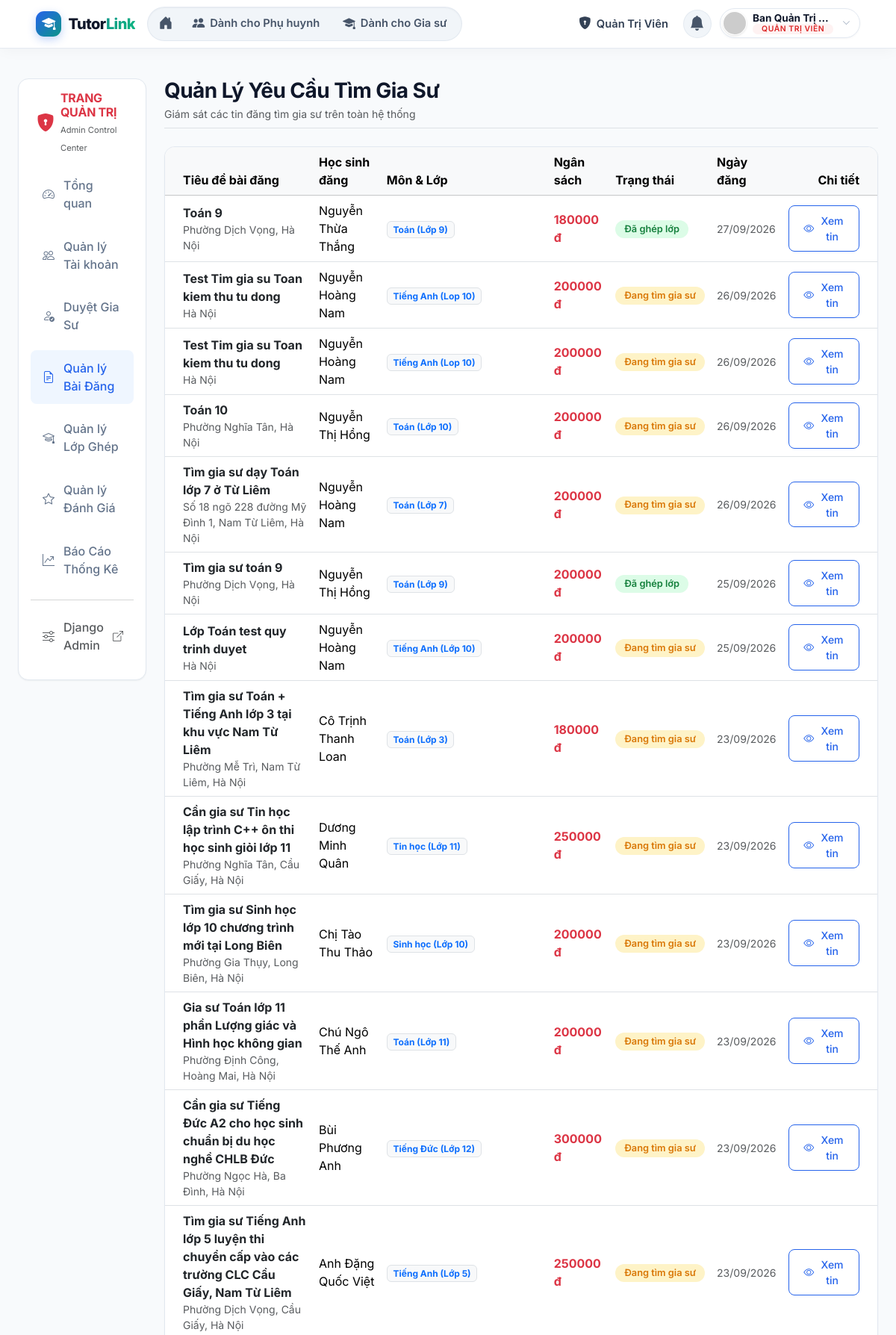
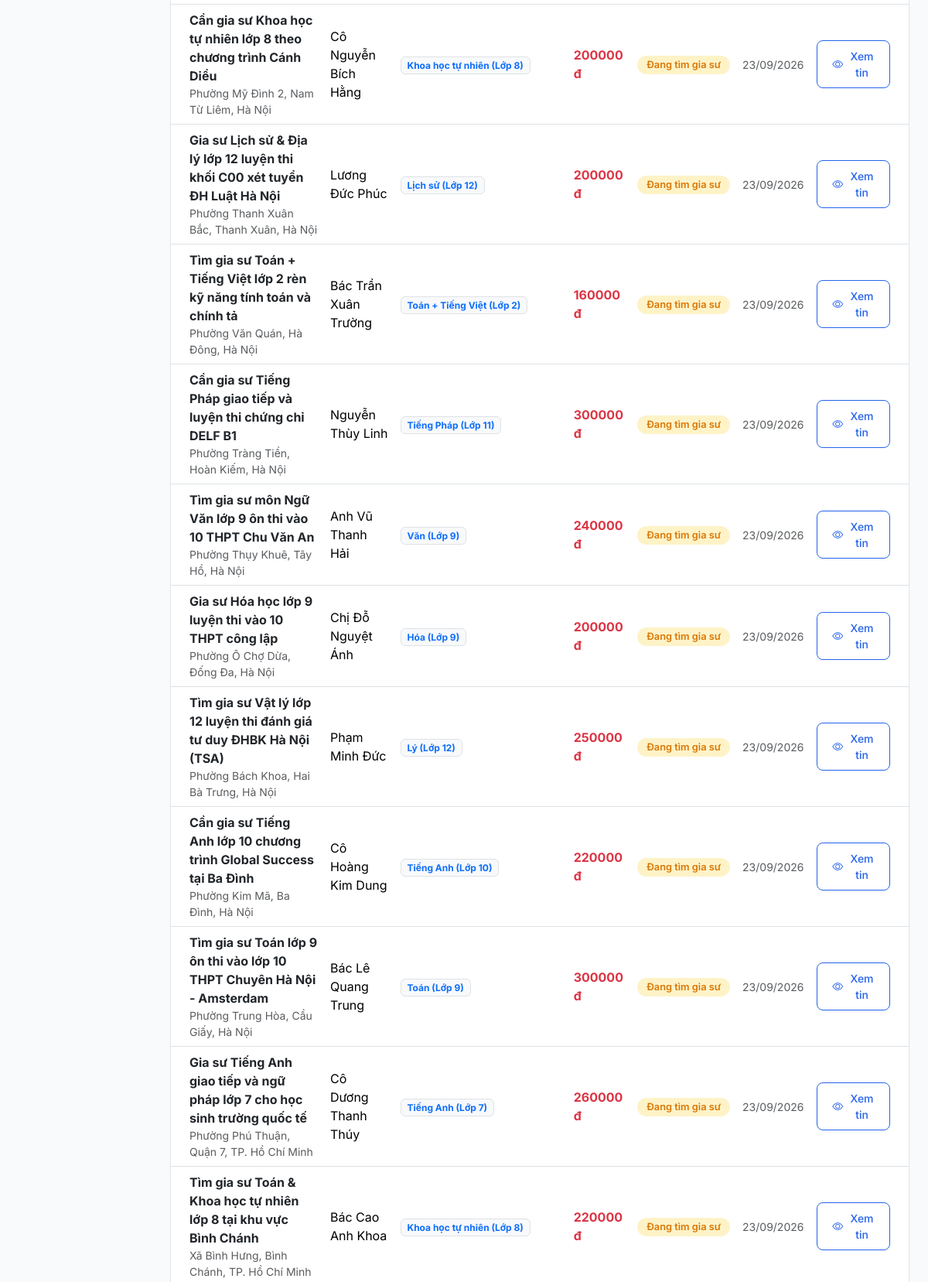
/admin-dashboard/posts/ (signed in, upper part), run on the app's committed database (2 pictures, top to bottom).
### accounts/models.py (models this page shows, shortened)
class UserProfile(models.Model):
    ROLE_CHOICES = [
        ('student', 'Học sinh'),
        ('tutor', 'Gia sư'),
        ('admin', 'Quản trị viên'),
    ]
    user = models.OneToOneField(User, on_delete=models.CASCADE, related_name='profile')
    role = models.CharField(max_length=20, choices=ROLE_CHOICES, default='student')
    full_name = models.CharField('Họ và tên', max_length=150, blank=True)
    phone = models.CharField('Số điện thoại', max_length=20, blank=True)
    address = models.CharField('Địa chỉ', max_length=255, blank=True)
    avatar = models.ImageField('Ảnh đại diện', upload_to='avatars/', null=True, blank=True)
    bio = models.TextField('Giới thiệu ngắn', blank=True)
    is_locked = models.BooleanField('Đang bị khóa', default=False)
    created_at = models.DateTimeField(auto_now_add=True)
    @property
    def is_student(self):
        return self.role == 'student'
    @property
    def is_tutor(self):
        return self.role == 'tutor'
    @property
    def is_admin_user(self):
        return self.role == 'admin' or self.user.is_superuser or self.user.is_staff
    def get_avatar_url(self):
        if self.avatar and hasattr(self.avatar, 'url'):
            return self.avatar.url
        name = self.full_name or self.user.username
        return f"https://ui-avatars.com/api/?name={name}&background=2563eb&color=fff&size=128"

### class_requests/models.py (models this page shows, shortened)
class ClassRequest(models.Model):
    STATUS_CHOICES = [
        ('pending', 'Đang tìm gia sư'),
        ('accepted', 'Đã ghép lớp'),
        ('closed', 'Đã đóng bài'),
        ('cancelled', 'Đã hủy'),
    ]
    TEACHING_METHOD_CHOICES = [
        ('online', 'Trực tuyến (Online)'),
        ('offline', 'Trực tiếp (Offline)'),
        ('both', 'Linh hoạt Online/Offline'),
    ]
    BUDGET_TYPE_CHOICES = [
        ('per_session', 'VNĐ / Buổi'),
        ('per_hour', 'VNĐ / Giờ'),
        ('per_month', 'VNĐ / Tháng'),
    ]
    student = models.ForeignKey(User, on_delete=models.CASCADE, related_name='class_requests')
    title = models.CharField('Tiêu đề bài đăng', max_length=200)
    subject = models.ForeignKey(Subject, on_delete=models.SET_NULL, null=True, related_name='class_requests')
    grade = models.CharField('Khối lớp / Trình độ', max_length=50, default='Lớp 10')
    location = models.CharField('Khu vực học', max_length=150, default='Hà Nội')
    budget = models.IntegerField('Mức thù lao dự kiến', default=200000)
    budget_type = models.CharField('Đơn vị ngân sách', max_length=20, choices=BUDGET_TYPE_CHOICES, default='per_session')
    sessions_per_week = models.CharField('Số buổi / tuần', max_length=50, default='2-3 buổi/tuần', blank=True)
    schedule = models.CharField('Thời gian có thể học', max_length=200)
    teaching_method = models.CharField('Hình thức học', max_length=20, choices=TEACHING_METHOD_CHOICES, default='both')
    description = models.TextField('Mô tả chi tiết yêu cầu')
    status = models.CharField('Trạng thái', max_length=20, choices=STATUS_CHOICES, default='pending')
    created_at = models.DateTimeField(auto_now_add=True)
    updated_at = models.DateTimeField(auto_now=True)
    class Meta:
        verbose_name = 'Yêu cầu tìm gia sư'
        verbose_name_plural = 'Danh sách yêu cầu tìm gia sư'
        ordering = ['-created_at']

### tutors/models.py (models this page shows, shortened)
class Subject(models.Model):
    CATEGORY_CHOICES = [
        ('pho_thong', 'Môn phổ thông'),
        ('ngoai_ngu', 'Môn ngoại ngữ'),
        ('the_thao_nghe_thuat', 'Thể thao & Nghệ thuật'),
    ]
    name = models.CharField('Tên môn học', max_length=100, unique=True)
    slug = models.SlugField(max_length=100, unique=True, blank=True)
    category = models.CharField('Nhóm môn học', max_length=50, choices=CATEGORY_CHOICES, default='pho_thong')
    icon = models.CharField('Icon Bootstrap', max_length=50, default='bi-book')
    description = models.TextField('Mô tả môn học', blank=True)
    order = models.IntegerField('Thứ tự hiển thị', default=0)
    class Meta:
        verbose_name = 'Môn học'
        verbose_name_plural = 'Danh sách Môn học'
        ordering = ['category', 'order', 'name']

### dashboard/views.py (the view)
# urls.py: path('admin-dashboard/posts/', views.admin_posts, name='admin_posts'),
@login_required
def admin_posts(request):
    if not request.user.profile.is_admin_user:
        return redirect('home')
    posts = ClassRequest.objects.select_related('student', 'subject').order_by('-created_at')
    return render(request, 'dashboard/admin_posts.html', {'posts': posts})

### accounts/context_processors.py (called while the page is built)
def get_subject_groups():
    try:
        from tutors.models import Subject
        return [
            {
                'name': 'Môn phổ thông',
                'category': 'pho_thong',
                'subjects': list(Subject.objects.filter(category='pho_thong').order_by('order', 'id')),
            },
            {
                'name': 'Môn ngoại ngữ',
                'category': 'ngoai_ngu',
                'subjects': list(Subject.objects.filter(category='ngoai_ngu').order_by('order', 'id')),
            },
            {
                'name': 'Thể thao & Nghệ thuật',
                'category': 'the_thao_nghe_thuat',
                'subjects': list(Subject.objects.filter(category='the_thao_nghe_thuat').order_by('order', 'id')),
            },
        ]
    except Exception:
        return []

### templates/dashboard/admin_posts.html (shortened to what this page needs)
{% extends 'dashboard/admin_base.html' %}
{% load static %}
{% block admin_content %}
<div class="d-flex justify-content-between align-items-center mb-4 pb-2 border-bottom">
    <div>
        <h3 class="fw-bold mb-1">Quản Lý Yêu Cầu Tìm Gia Sư</h3>
        <p class="text-muted small mb-0">Giám sát các tin đăng tìm gia sư trên toàn hệ thống</p>
    </div>
</div>
<div class="card card-custom p-0 overflow-hidden">
    <div class="table-responsive">
        <table class="table table-hover align-middle mb-0">
            <thead class="table-light">
                <tr>
                    <th class="ps-4">Tiêu đề bài đăng</th>
                    <th>Học sinh đăng</th>
                    <th>Môn & Lớp</th>
                    <th>Ngân sách</th>
                    <th>Trạng thái</th>
                    <th>Ngày đăng</th>
                    <th class="pe-4 text-end">Chi tiết</th>
                </tr>
            </thead>
            <tbody>
                {% for p in posts %}
                    <tr>
                        <td class="ps-4">
                            <a href="{% url 'class_requests:class_detail' p.id %}" target="_blank" class="fw-bold text-dark text-decoration-none">
                                {{ p.title }}
                            </a>
                            <div class="text-muted small">{{ p.location }}</div>
                        </td>
                        <td>{{ p.student.profile.full_name|default:p.student.username }}</td>
                        <td><span class="badge bg-light text-primary border">{{ p.subject.name }} ({{ p.grade }})</span></td>
                        <td><span class="fw-bold text-danger">{{ p.budget }} đ</span></td>
                        <td>
                            <span class="badge badge-status {% if p.status == 'pending' %}status-pending{% elif p.status == 'accepted' or p.status == 'closed' %}status-accepted{% else %}status-rejected{% endif %}">
                                {{ p.get_status_display }}
                            </span>
                        </td>
                        <td class="text-muted small">{{ p.created_at|date:"d/m/Y" }}</td>
                        <td class="pe-4 text-end">
                            <a href="{% url 'class_requests:class_detail' p.id %}" target="_blank" class="btn btn-outline-primary btn-sm">
                                <i class="bi bi-eye"></i> Xem tin
                            </a>
                        </td>
                    </tr>
                {% empty %}
                    <tr>
                        <td colspan="7" class="text-center py-4 text-muted">Chưa có bài đăng nào.</td>
                    </tr>
                {% endfor %}
            </tbody>
        </table>
    </div>
</div>
{% endblock %}

### templates/base.html (shortened to what this page needs)
{% load static %}
<!DOCTYPE html>
<html lang="vi">
<head>
    <link href="https://cdn.jsdelivr.net/npm/bootstrap@5.3.3/dist/css/bootstrap.min.css" rel="stylesheet">
    <link rel="stylesheet" href="https://cdn.jsdelivr.net/npm/bootstrap-icons@1.11.3/font/bootstrap-icons.min.css">
    <link rel="stylesheet" href="{% static 'css/style.css' %}?v={% now 'U' %}">
</head>
<body>
    <nav class="navbar navbar-expand-lg navbar-tutorlink">
        <div class="container-fluid px-lg-4 px-xl-5">
            <a class="navbar-brand-custom me-2 me-xl-3" href="{% url 'home' %}">
                <div class="brand-badge">
                    <i class="bi bi-mortarboard-fill"></i>
                </div>
                <span class="brand-text">Tutor<span class="brand-accent">Link</span></span>
            </a>
            <div class="collapse navbar-collapse" id="navbarMain">
                <div class="nav-capsule-wrapper me-auto mb-2 mb-lg-0">
                    <div class="nav-capsule">
                        <a class="nav-capsule-item nav-capsule-home {% if request.resolver_match.url_name == 'home' %}active{% endif %}" href="{% url 'home' %}" title="Trang chủ" data-i18n-title="nav_home" aria-label="Trang chủ">
                            <i class="bi bi-house-door-fill"></i>
                        </a>
                        <a class="nav-capsule-item {% if 'tutors' in request.path and not 'admin' in request.path and not 'tutor/profile' in request.path %}active{% endif %}" href="{% url 'tutors:tutor_list' %}">
                            <i class="bi bi-people-fill"></i> <span data-i18n="nav_find_tutor">Dành cho Phụ huynh</span>
                        </a>
                        <a class="nav-capsule-item " href="{% url 'class_requests:class_list' %}">
                            <i class="bi bi-mortarboard-fill"></i> <span data-i18n="nav_classes">Dành cho Gia sư</span>
                        </a>
                    </div>
                </div>
                <ul class="navbar-nav ms-auto align-items-lg-center">
                    {% if user.is_authenticated %}
                        {% if user_profile.is_student %}
                            <li class="nav-item">
                                <a class="nav-action-pill {% if 'dashboard' in request.path %}active{% endif %}" href="{% url 'dashboard:student_dashboard' %}">
                                    <i class="bi bi-grid-fill text-primary"></i> <span data-i18n="nav_dashboard">Bảng điều khiển</span>
                                </a>
                            </li>
                            <li class="nav-item">
                                <a class="nav-action-pill position-relative {% if 'my_posts' in request.path %}active{% endif %}" href="{% url 'class_requests:my_posts' %}">
                                    <i class="bi bi-card-checklist text-primary"></i> <span data-i18n="nav_my_posts">Bài đăng của tôi</span>
                                    {% if pending_applications_count > 0 %}
                                        <span class="badge rounded-pill bg-danger position-absolute top-0 start-100 translate-middle">
                                            {{ pending_applications_count }}
                                        </span>
                                    {% endif %}
                                </a>
                            </li>
                        {% elif user_profile.is_admin_user %}
                            <li class="nav-item">
                                <a class="nav-action-pill text-danger fw-bold position-relative {% if 'dashboard/admin' in request.path %}active{% endif %}" href="{% url 'dashboard:admin_dashboard' %}">
                                    <i class="bi bi-shield-lock-fill"></i> <span data-i18n="nav_admin">Quản Trị Viên</span>
                                </a>
                            </li>
                        {% endif %}
                        <li class="nav-item dropdown ms-lg-1 me-1">
                            <a class="nav-link fb-notif-bell-btn position-relative d-flex align-items-center justify-content-center p-0" href="#" id="fbNotifDropdownBtn" data-bs-toggle="dropdown" data-bs-auto-close="outside" aria-expanded="false" title="Thông báo" data-i18n-title="notif_title">
                                <i class="bi bi-bell-fill fs-5"></i>
                            </a>
                        </li>
                        <li class="nav-item dropdown ms-lg-1">
                            <a class="user-profile-chip text-decoration-none" href="#" data-bs-toggle="dropdown" aria-expanded="false">
                                <img src="{{ user_profile.get_avatar_url }}" alt="avatar" class="user-chip-avatar">
                                <div class="d-none d-lg-flex flex-column text-start">
                                    <span class="user-chip-name text-truncate">{{ user_profile.full_name|default:user.username }}</span>
                                    <span class="badge badge-role {% if user_profile.is_student %}badge-student{% elif user_profile.is_tutor %}badge-tutor{% else %}badge-admin{% endif %}" style="font-size: 0.65rem; padding: 0.12rem 0.45rem;">
                                        {% if user_profile.is_student %}
                                            <span data-i18n="role_student">HỌC SINH</span>
                                        {% elif user_profile.is_tutor %}
                                            <span data-i18n="role_tutor">GIA SƯ</span>
                                        {% else %}
                                            <span data-i18n="role_admin">QUẢN TRỊ VIÊN</span>
                                        {% endif %}
                                    </span>
                                </div>
                                <i class="bi bi-chevron-down user-chip-chevron ms-1"></i>
                            </a>
                        </li>
                    {% endif %}
                </ul>
            </div>
        </div>
    </nav>
    <main>
        {% block content %}{% endblock %}
    </main>
</body>
</html>

### data on the page
UserProfile: full_name "Ban Quản Trị…"
ClassRequest: title "Toán 9", location "Phường Dịch Vọng, Hà Nội", student.profile.full_name "Nguyễn Thừa Thắng", subject.name "Toán", grade "Lớp 9", budget "180000", status "Đã ghép lớp", created_at "27/09/2026"
ClassRequest: title "Test Tim gia su Toan kiem thu tu dong", location "Hà Nội", student.profile.full_name "Nguyễn Hoàng Nam", subject.name "Tiếng Anh", grade "Lop 10", budget "200000", status "Đang tìm gia sư", created_at "26/09/2026"
ClassRequest: title "Test Tim gia su Toan kiem thu tu dong", location "Hà Nội", student.profile.full_name "Nguyễn Hoàng Nam", subject.name "Tiếng Anh", grade "Lop 10", budget "200000", status "Đang tìm gia sư", created_at "26/09/2026"
ClassRequest: title "Toán 10", location "Phường Nghĩa Tân, Hà Nội", student.profile.full_name "Nguyễn Thị Hồng", subject.name "Toán", grade "Lớp 10", budget "200000", status "Đang tìm gia sư", created_at "26/09/2026"
ClassRequest: title "Tìm gia sư dạy Toán lớp 7 ở Từ Liêm", location "Số 18 ngõ 228 đường Mỹ Đình 1, Nam Từ Liêm, Hà Nội", student.profile.full_name "Nguyễn Hoàng Nam", subject.name "Toán", grade "Lớp 7", budget "200000", status "Đang tìm gia sư", created_at "26/09/2026"
ClassRequest: title "Tìm gia sư toán 9", location "Phường Dịch Vọng, Hà Nội", student.profile.full_name "Nguyễn Thị Hồng", subject.name "Toán", grade "Lớp 9", budget "200000", status "Đã ghép lớp", created_at "25/09/2026"
ClassRequest: title "Lớp Toán test quy trinh duyet", location "Hà Nội", student.profile.full_name "Nguyễn Hoàng Nam", subject.name "Tiếng Anh", grade "Lớp 10", budget "200000", status "Đang tìm gia sư", created_at "25/09/2026"
ClassRequest: title "Tìm gia sư Toán + Tiếng Anh lớp 3 tại khu vực Nam Từ Liêm", location "Phường Mễ Trì, Nam Từ Liêm, Hà Nội", student.profile.full_name "Cô Trịnh Thanh Loan", subject.name "Toán", grade "Lớp 3", budget "180000", status "Đang tìm gia sư", created_at "23/09/2026"
ClassRequest: title "Cần gia sư Tin học lập trình C++ ôn thi học sinh giỏi lớp 11", location "Phường Nghĩa Tân, Cầu Giấy, Hà Nội", student.profile.full_name "Dương Minh Quân", subject.name "Tin học", grade "Lớp 11", budget "250000", status "Đang tìm gia sư", created_at "23/09/2026"
ClassRequest: title "Tìm gia sư Sinh học lớp 10 chương trình mới tại Long Biên", location "Phường Gia Thụy, Long Biên, Hà Nội", student.profile.full_name "Chị Tào Thu Thảo", subject.name "Sinh học", grade "Lớp 10", budget "200000", status "Đang tìm gia sư", created_at "23/09/2026"
ClassRequest: title "Gia sư Toán lớp 11 phần Lượng giác và Hình học không gian", location "Phường Định Công, Hoàng Mai, Hà Nội", student.profile.full_name "Chú Ngô Thế Anh", subject.name "Toán", grade "Lớp 11", budget "200000", status "Đang tìm gia sư", created_at "23/09/2026"
ClassRequest: title "Cần gia sư Tiếng Đức A2 cho học sinh chuẩn bị du học nghề CHLB Đức", location "Phường Ngọc Hà, Ba Đình, Hà Nội", student.profile.full_name "Bùi Phương Anh", subject.name "Tiếng Đức", grade "Lớp 12", budget "300000", status "Đang tìm gia sư", created_at "23/09/2026"
ClassRequest: title "Tìm gia sư Tiếng Anh lớp 5 luyện thi chuyển cấp vào các trường CLC Cầu Giấy, Nam Từ Liêm", location "Phường Dịch Vọng, Cầu Giấy, Hà Nội", student.profile.full_name "Anh Đặng Quốc Việt", subject.name "Tiếng Anh", grade "Lớp 5", budget "250000", status "Đang tìm gia sư", created_at "23/09/2026"
ClassRequest: title "Cần gia sư Khoa học tự nhiên lớp 8 theo chương trình Cánh Diều", location "Phường Mỹ Đình 2, Nam Từ Liêm, Hà Nội", student.profile.full_name "Cô Nguyễn Bích Hằng", subject.name "Khoa học tự nhiên", grade "Lớp 8", budget "200000", status "Đang tìm gia sư", created_at "23/09/2026"
ClassRequest: title "Gia sư Lịch sử & Địa lý lớp 12 luyện thi khối C00 xét tuyển ĐH Luật Hà Nội", location "Phường Thanh Xuân Bắc, Thanh Xuân, Hà Nội", student.profile.full_name "Lương Đức Phúc", subject.name "Lịch sử", grade "Lớp 12", budget "200000", status "Đang tìm gia sư", created_at "23/09/2026"
ClassRequest: title "Tìm gia sư Toán + Tiếng Việt lớp 2 rèn kỹ năng tính toán và chính tả", location "Phường Văn Quán, Hà Đông, Hà Nội", student.profile.full_name "Bác Trần Xuân Trường", subject.name "Toán + Tiếng Việt", grade "Lớp 2", budget "160000", status "Đang tìm gia sư", created_at "23/09/2026"
ClassRequest: title "Cần gia sư Tiếng Pháp giao tiếp và luyện thi chứng chỉ DELF B1", location "Phường Tràng Tiền, Hoàn Kiếm, Hà Nội", student.profile.full_name "Nguyễn Thùy Linh", subject.name "Tiếng Pháp", grade "Lớp 11", budget "300000", status "Đang tìm gia sư", created_at "23/09/2026"
ClassRequest: title "Tìm gia sư môn Ngữ Văn lớp 9 ôn thi vào 10 THPT Chu Văn An", location "Phường Thụy Khuê, Tây Hồ, Hà Nội", student.profile.full_name "Anh Vũ Thanh Hải", subject.name "Văn", grade "Lớp 9", budget "240000", status "Đang tìm gia sư", created_at "23/09/2026"
ClassRequest: title "Gia sư Hóa học lớp 9 luyện thi vào 10 THPT công lập", location "Phường Ô Chợ Dừa, Đống Đa, Hà Nội", student.profile.full_name "Chị Đỗ Nguyệt Ánh", subject.name "Hóa", grade "Lớp 9", budget "200000", status "Đang tìm gia sư", created_at "23/09/2026"
ClassRequest: title "Tìm gia sư Vật lý lớp 12 luyện thi đánh giá tư duy ĐHBK Hà Nội (TSA)", location "Phường Bách Khoa, Hai Bà Trưng, Hà Nội", student.profile.full_name "Phạm Minh Đức", subject.name "Lý", grade "Lớp 12", budget "250000", status "Đang tìm gia sư", created_at "23/09/2026"
ClassRequest: title "Cần gia sư Tiếng Anh lớp 10 chương trình Global Success tại Ba Đình", location "Phường Kim Mã, Ba Đình, Hà Nội", student.profile.full_name "Cô Hoàng Kim Dung", subject.name "Tiếng Anh", grade "Lớp 10", budget "220000", status "Đang tìm gia sư", created_at "23/09/2026"
ClassRequest: title "Tìm gia sư Toán lớp 9 ôn thi vào lớp 10 THPT Chuyên Hà Nội - Amsterdam", location "Phường Trung Hòa, Cầu Giấy, Hà Nội", student.profile.full_name "Bác Lê Quang Trung", subject.name "Toán", grade "Lớp 9", budget "300000", status "Đang tìm gia sư", created_at "23/09/2026"
ClassRequest: title "Gia sư Tiếng Anh giao tiếp và ngữ pháp lớp 7 cho học sinh trường quốc tế", location "Phường Phú Thuận, Quận 7, TP. Hồ Chí Minh", student.profile.full_name "Cô Dương Thanh Thúy", subject.name "Tiếng Anh", grade "Lớp 7", budget "260000", status "Đang tìm gia sư", created_at "23/09/2026"
ClassRequest: title "Tìm gia sư Toán & Khoa học tự nhiên lớp 8 tại khu vực Bình Chánh", location "Xã Bình Hưng, Bình Chánh, TP. Hồ Chí Minh", student.profile.full_name "Bác Cao Anh Khoa", subject.name "Khoa học tự nhiên", grade "Lớp 8", budget "220000", status "Đang tìm gia sư", created_at "23/09/2026"
